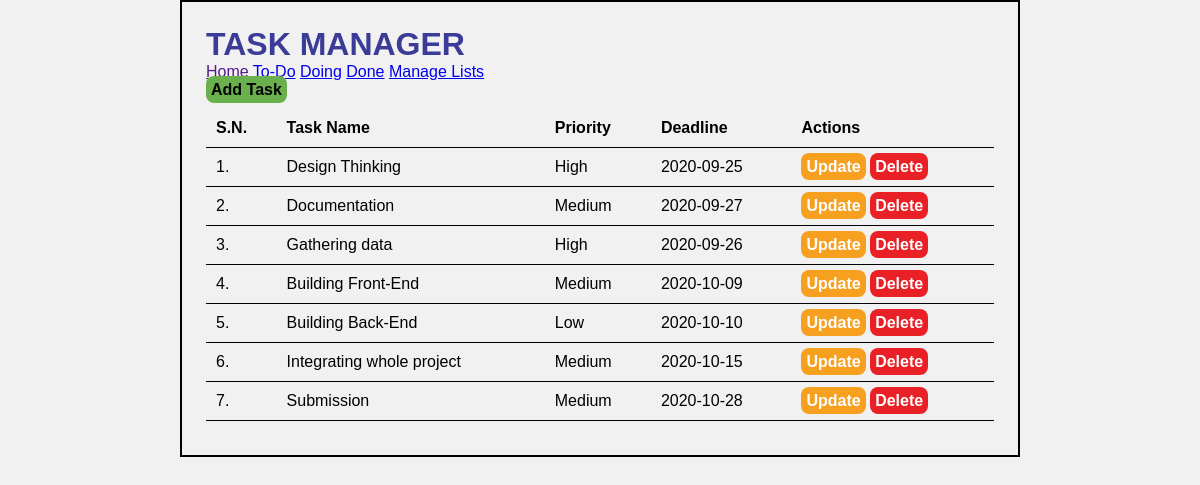
Before: / with the older database file.
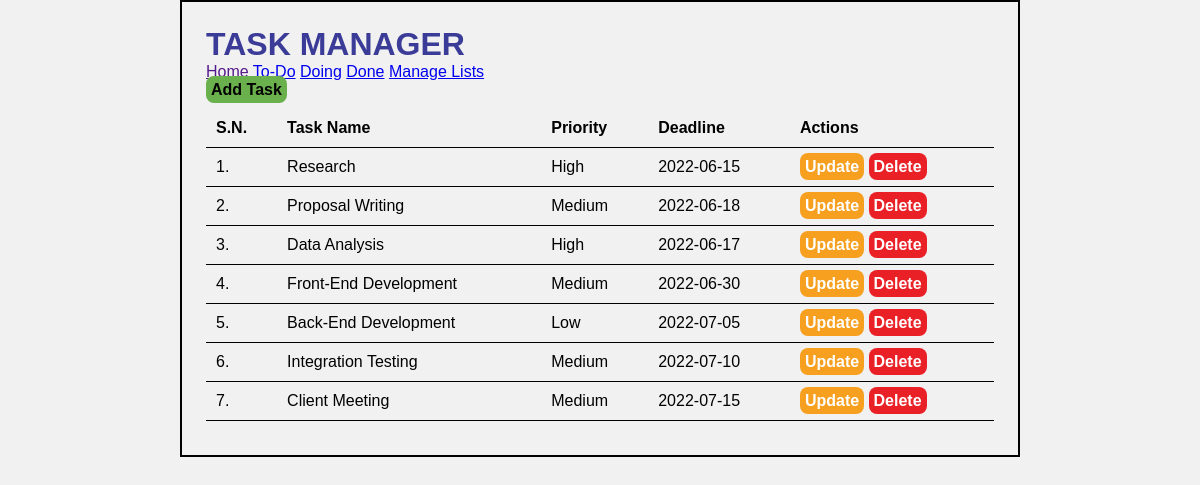
After: the same page with the newer database file.
### tables this page shows
CREATE TABLE `tbl_lists` (
  `list_id` int(10) UNSIGNED NOT NULL,
  `list_name` varchar(50) NOT NULL,
  `list_description` varchar(150) DEFAULT NULL
);

CREATE TABLE `tbl_tasks` (
  `task_id` int(10) UNSIGNED NOT NULL,
  `task_name` varchar(150) NOT NULL,
  `task_description` text NOT NULL,
  `list_id` int(11) NOT NULL,
  `priority` varchar(10) NOT NULL,
  `deadline` date NOT NULL
);

### index.php (the view, shortened to what this page needs)
<html>
    <head>
        <link rel="stylesheet" type="text/css" href="css/style.css">
    </head>
    <body>
        <div class="wrapper">
    <h1>TASK MANAGER</h1>
    <div class="menu">
        <a href="">Home</a>
         <?php
            $conn2 = mysqli_connect(LOCALHOST, DB_USERNAME, DB_PASSWORD) or die(mysqli_error());
            $sql2 = "SELECT * FROM tbl_lists";
            $res2 = mysqli_query($conn2, $sql2);
            if($res2==true)
            {
                while($row2=mysqli_fetch_assoc($res2))
                {
                    $list_id = $row2['list_id'];
                    $list_name = $row2['list_name'];
                    ?>
                    <a href="list-task.php?list_id=<?php echo $list_id; ?>"><?php echo $list_name; ?></a>
                    <?php
                }
            }
        ?>
        <a href="manage-list.php">Manage Lists</a>
    </div>
    <div class="all-tasks">
        <a class="btn-primary" href="add-task.php">Add Task</a>
        <table class="tbl-full">
            <tr>
                <th>S.N.</th>
                <th>Task Name</th>
                <th>Priority</th>
                <th>Deadline</th>
                <th>Actions</th>
            </tr>
             <?php
                $conn = mysqli_connect(LOCALHOST, DB_USERNAME, DB_PASSWORD) or die(mysqli_error());
                $sql = "SELECT * FROM tbl_tasks";
                $res = mysqli_query($conn, $sql);
                if($res==true)
                {
                    $count_rows = mysqli_num_rows($res);
                    $sn=1;
                    if($count_rows>0)
                    {
                        while($row=mysqli_fetch_assoc($res))
                        {
                            $task_id = $row['task_id'];
                            $task_name = $row['task_name'];
                            $priority = $row['priority'];
                            $deadline = $row['deadline'];
                            ?>
                            <tr>
                                <td><?php echo $sn++; ?>. </td>
                                <td><?php echo $task_name; ?></td>
                                <td><?php echo $priority; ?></td>
                                <td><?php echo $deadline; ?></td>
                                <td>
                                    <a class="btn-update" href="update-task.php?task_id=<?php echo $task_id; ?>">Update</a>
                                    <a class="btn-delete" href="delete-task.php?task_id=<?php echo $task_id; ?>">Delete</a>
                                </td>
                            </tr>
                            <?php
                        }
                    }
                    else
                    {
                        ?>
                        <tr>
                            <td colspan="5">No Task Added Yet.</td>
                        </tr>
                        <?php
                    }
                }
            ?>
        </table>
    </div>
    </div>
    </body>
</html>

### css/style.css (style rules this page uses)
* { margin: 0; padding: 0; font-family: Arial, sans-serif; box-sizing: border-box; }
body { background-color: #f1f1f1; }
.wrapper { border: 2px solid black; width: 70%; margin: 0 auto; padding: 2%; }
h1 { color: #3B3B98; margin: 0; }
.btn-primary { background-color: #6ab04c; padding: 5px; font-weight: bold; text-decoration: none; color: black; border-radius: 8px; }
.btn-update { background-color: #F79F1F; padding: 5px; font-weight: bold; text-decoration: none; color: white; border-radius: 8px; }
.btn-delete { background-color: #EA2027; padding: 5px; font-weight: bold; text-decoration: none; color: white; border-radius: 8px; }
.tbl-full { width: 100%; }
table { width: 100%; border-collapse: collapse; margin: 10px 0; }
table tr th, table tr td { text-align: left; padding: 10px; border-bottom: 1px solid black; }

Changed rows visible on the page:
changed tbl_tasks: task_name "Design Thinking" → "Research"; deadline "2020-09-25" → "2022-06-15"
changed tbl_tasks: task_name "Documentation" → "Proposal Writing"; deadline "2020-09-27" → "2022-06-18"
changed tbl_tasks: task_name "Gathering data" → "Data Analysis"; deadline "2020-09-26" → "2022-06-17"
changed tbl_tasks: task_name "Building Front-End" → "Front-End Development"; deadline "2020-10-09" → "2022-06-30"
changed tbl_tasks "Low": task_name "Building Back-End" → "Back-End Development"; deadline "2020-10-10" → "2022-07-05"
changed tbl_tasks: task_name "Integrating whole project" → "Integration Testing"; deadline "2020-10-15" → "2022-07-10"
changed tbl_tasks: task_name "Submission" → "Client Meeting"; deadline "2020-10-28" → "2022-07-15"
